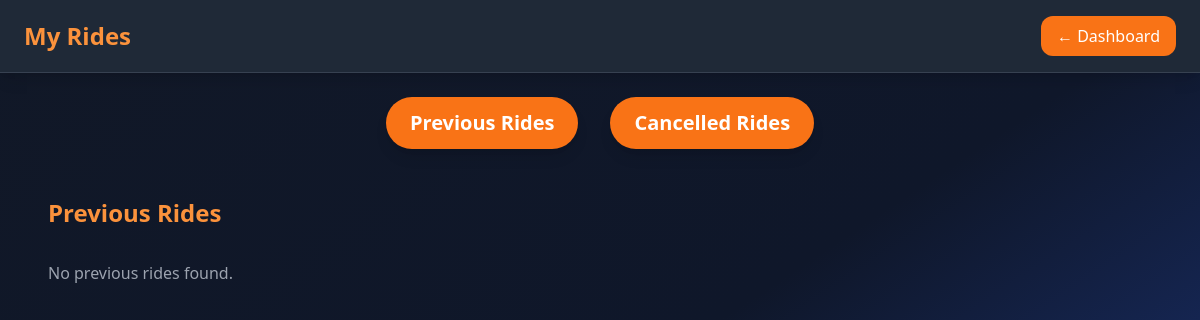
Before: /my_rides (signed in) with the older database file.
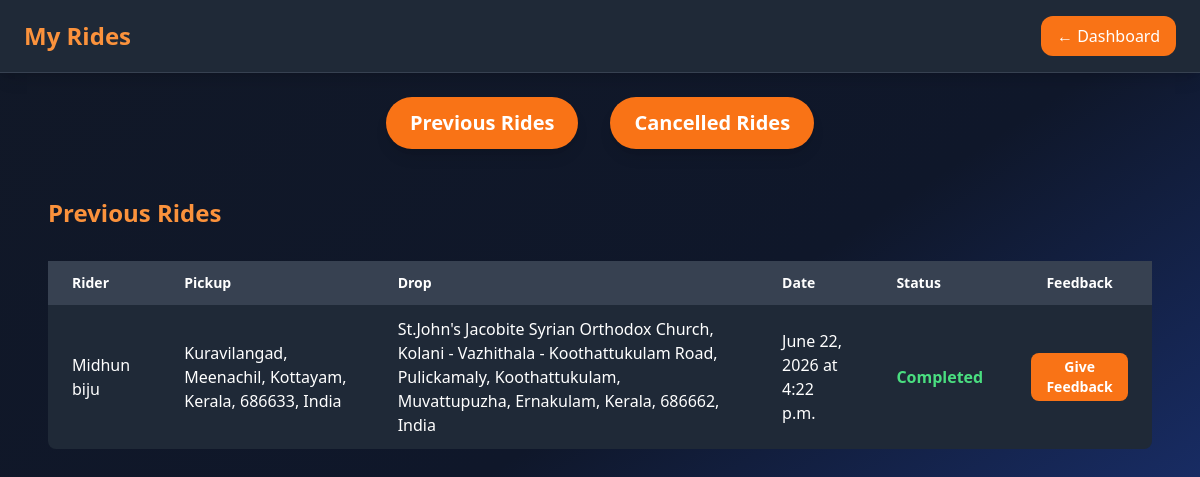
After: the same page with the newer database file.
### home/models.py (models this page shows, shortened)
class BookedRide(models.Model):
    rider = models.ForeignKey(User, on_delete=models.CASCADE, related_name="booked_rides")
    ride = models.ForeignKey(Offer_ride, on_delete=models.CASCADE, related_name="accepted_rides")
    driver = models.ForeignKey(User, on_delete=models.CASCADE, related_name="driver_rides")
    vehicle = models.ForeignKey(Vehicle, on_delete=models.SET_NULL, null=True, blank=True)
    pickup_place = models.CharField(max_length=50, null=True, blank=True)
    drop_place = models.CharField(max_length=50, null=True, blank=True)
    date = models.DateField()
    time = models.TimeField()
    ride_date = models.DateField()
    ride_time = models.TimeField()
    seats_booked = models.IntegerField(default=1)
    total_distance = models.FloatField(default=0)
    rider_distance = models.FloatField(default=0)
    total_cost = models.FloatField(default=0)
    rider_share = models.FloatField(default=0)
    driver_status = models.CharField(null=True)
    rider_status = models.CharField(null=True)
    rider_feedback = models.CharField(null=True)
    driver_feedback = models.CharField(null=True)
    cancel_reason = models.CharField(null=True)
    created_at = models.DateTimeField(auto_now_add=True)

class User(AbstractUser):
    mobile = models.CharField(max_length=15,null=True, blank=True)
    address = models.CharField(max_length=200,null=True, blank=True)
    email = models.EmailField(null=True, blank=True, unique=True)
    gender = models.CharField(
        null=True, max_length=20,
        choices=[
            ('male', 'Male'),
            ('female', 'Female'),
            ('other','Others')
        ]
    )
    role = models.CharField(max_length= 20, null=True)
    rating = models.FloatField(default=0.0)
    profile_created=models.DateField(auto_now=True)
    preferences = models.JSONField(default=dict)
    is_blocked = models.CharField(default='no')

### home/views.py (the view)
# urls.py: path("my_rides", home.views.my_rides, name="my_rides"),
@login_required
def my_rides(request):
    completed_rides = (
        BookedRide.objects.filter(
            Q(driver=request.user) | Q(rider=request.user),
            rider_status="Completed",
            driver_status="Completed"
        )
        .select_related("driver", "rider", "ride", "vehicle")
        .order_by("-ride_date", "-ride_time")
    )
    cancelled_rides = (
        BookedRide.objects.filter(
            Q(driver=request.user) | Q(rider=request.user),
            driver_status="Cancelled"
        )
        .select_related("driver", "rider", "ride", "vehicle")
        .order_by("-ride_date", "-ride_time")
    )
    context = {
        "completed_rides": completed_rides,
        "cancelled_rides": cancelled_rides,
    }
    return render(request, "my_rides.html", context)

### templates/my_rides.html (shortened to what this page needs)
{% load static %}
<!DOCTYPE html>
<html lang="en">
<head>
  <script src="https://cdn.tailwindcss.com"></script>
</head>
<body class="bg-gradient-to-br from-gray-900 via-slate-900 to-blue-900 text-white min-h-screen">
  <header class="bg-gray-800 border-b border-gray-700 p-4 shadow-lg">
    <div class="max-w-6xl mx-auto flex justify-between items-center">
      <h1 class="text-2xl font-bold text-orange-400">My Rides</h1>
      <a href="{% url 'user_home' %}"
         class="px-4 py-2 rounded-xl bg-orange-500 hover:bg-orange-600 transition">
        ← Dashboard
      </a>
    </div>
  </header>
  <nav class="max-w-6xl mx-auto flex justify-center space-x-8 p-6">
    <a href="javascript:void(0);" onclick="showSection('completedRides')" class="text-xl font-bold text-white bg-orange-500 px-6 py-3 rounded-full shadow-lg hover:bg-orange-600 transition">Previous Rides</a>
    <a href="javascript:void(0);" onclick="showSection('cancelledRides')" class="text-xl font-bold text-white bg-orange-500 px-6 py-3 rounded-full shadow-lg hover:bg-orange-600 transition">Cancelled Rides</a>
  </nav>
  <main class="max-w-6xl mx-auto p-6">
    <div id="contentArea" class="space-y-8"></div>
  </main>
  <template id="completedRidesTemplate">
    <h2 class="text-2xl font-bold text-orange-400 mb-4">Previous Rides</h2>
    {% if completed_rides %}
      <div class="overflow-x-auto">
        <table class="min-w-full bg-gray-800 rounded-lg">
          <thead class="bg-gray-700">
            <tr>
              <th class="px-6 py-3 text-left text-sm font-semibold text-white">Rider</th>
              <th class="px-6 py-3 text-left text-sm font-semibold text-white">Pickup</th>
              <th class="px-6 py-3 text-left text-sm font-semibold text-white">Drop</th>
              <th class="px-6 py-3 text-left text-sm font-semibold text-white">Date</th>
              <th class="px-6 py-3 text-left text-sm font-semibold text-white">Status</th>
              <th class="px-6 py-3 text-center text-sm font-semibold text-white">Feedback</th>
            </tr>
          </thead>
          <tbody class="divide-y divide-gray-700">
            {% for ride in completed_rides %}
            <tr class="hover:bg-gray-700">
              <td class="px-6 py-3">{{ ride.rider.first_name }} {{ ride.rider.last_name }}</td>
              <td class="px-6 py-3">{{ ride.pickup_place }}</td>
              <td class="px-6 py-3">{{ ride.drop_place }}</td>
              <td class="px-6 py-3">{{ ride.ride_date }} at {{ ride.ride_time }}</td>
              <td class="px-6 py-3 text-green-400 font-semibold">Completed</td>
              <td class="px-6 py-3 text-center">
                {% if ride.driver_feedback|default:"" == "SUBMITTED" %}
                  <span class="italic text-gray-300 block">{{ ride.driver_feedback }}</span>
                {% else %}
                  <a href="{% url 'feedback_driver' ride.id %}"
                     class="inline-block px-3 py-1 bg-orange-500 rounded-lg hover:bg-orange-600 text-sm font-semibold">
                     Give Feedback
                  </a>
                {% endif %}
              </td>
            </tr>
            {% endfor %}
          </tbody>
        </table>
      </div>
    {% else %}
      <p class="text-gray-400">No previous rides found.</p>
    {% endif %}
  </template>
</body>
</html>

Changed rows visible on the page:
added BookedRide: rider.first_name "Midhun", rider.last_name "biju", pickup_place "Kuravilangad, Meenachil, Kottayam, Kerala, 686633, India", drop_place "St.John's Jacobite Syrian Orthodox Church, Kolani - Vazhithala - Koothattukulam Road, Pulickamaly, Koothattukulam, Muvattupuzha, Ernakulam, Kerala, 686662, India", ride_date "June 22, 2026", ride_time "4:22 p.m.", shows "Give Feedback"
Other visible differences:
text no longer shown: "No previous rides found."
text now shown: "Rider Pickup Drop Date Status Feedback"
